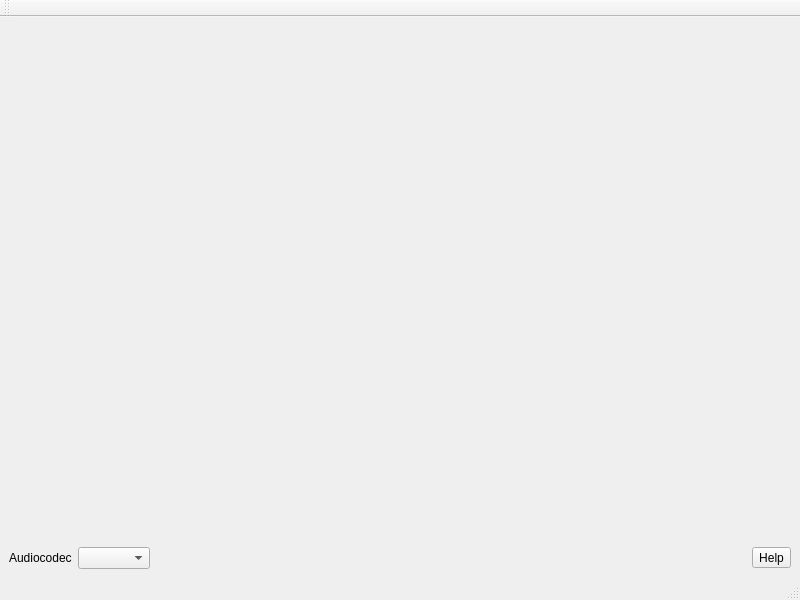
<?xml version="1.0" encoding="UTF-8"?>
<ui version="4.0">
 <class>formMainWindow</class>
 <widget class="QMainWindow" name="formMainWindow">
  <property name="geometry">
   <rect>
    <x>0</x>
    <y>0</y>
    <width>800</width>
    <height>600</height>
   </rect>
  </property>
  <property name="windowTitle">
   <string>MainWindow</string>
  </property>
  <widget class="QWidget" name="centralwidget">
   <layout class="QVBoxLayout" name="verticalLayout">
    <item>
     <widget class="QScrollArea" name="scrollAreaAudioDevice">
      <property name="sizePolicy">
       <sizepolicy hsizetype="Expanding" vsizetype="Preferred">
        <horstretch>0</horstretch>
        <verstretch>0</verstretch>
       </sizepolicy>
      </property>
      <property name="accessibleName">
       <string notr="true"/>
      </property>
      <property name="frameShape">
       <enum>QFrame::NoFrame</enum>
      </property>
      <property name="sizeAdjustPolicy">
       <enum>QAbstractScrollArea::AdjustIgnored</enum>
      </property>
      <property name="widgetResizable">
       <bool>true</bool>
      </property>
      <property name="alignment">
       <set>Qt::AlignLeading|Qt::AlignLeft|Qt::AlignTop</set>
      </property>
      <widget class="QWidget" name="scrollAreaWidgetContentsAudioDevices">
       <property name="geometry">
        <rect>
         <x>0</x>
         <y>0</y>
         <width>782</width>
         <height>260</height>
        </rect>
       </property>
       <property name="accessibleName">
        <string notr="true"/>
       </property>
       <layout class="QVBoxLayout" name="verticalLayoutAudioDevices"/>
      </widget>
     </widget>
    </item>
    <item>
     <layout class="QHBoxLayout" name="horizontalLayout_37">
      <item>
       <widget class="QLabel" name="labelAudioCodec">
        <property name="text">
         <string>Audiocodec</string>
        </property>
       </widget>
      </item>
      <item>
       <widget class="QComboBox" name="comboBoxAudioCodec">
        <property name="sizeAdjustPolicy">
         <enum>QComboBox::AdjustToContents</enum>
        </property>
       </widget>
      </item>
      <item>
       <spacer name="horizontalSpacer_14">
        <property name="orientation">
         <enum>Qt::Horizontal</enum>
        </property>
        <property name="sizeHint" stdset="0">
         <size>
          <width>40</width>
          <height>20</height>
         </size>
        </property>
       </spacer>
      </item>
      <item>
       <widget class="QToolButton" name="help_screencast_audiocodec">
        <property name="toolTip">
         <string>Help</string>
        </property>
        <property name="text">
         <string notr="true">Help</string>
        </property>
       </widget>
      </item>
     </layout>
    </item>
   </layout>
  </widget>
  <widget class="QMenuBar" name="menubar">
   <property name="geometry">
    <rect>
     <x>0</x>
     <y>0</y>
     <width>800</width>
     <height>23</height>
    </rect>
   </property>
  </widget>
  <widget class="QStatusBar" name="statusbar"/>
  <widget class="QToolBar" name="toolBar">
   <property name="windowTitle">
    <string>toolBar</string>
   </property>
   <attribute name="toolBarArea">
    <enum>TopToolBarArea</enum>
   </attribute>
   <attribute name="toolBarBreak">
    <bool>false</bool>
   </attribute>
  </widget>
 </widget>
 <resources/>
 <connections/>
</ui>
